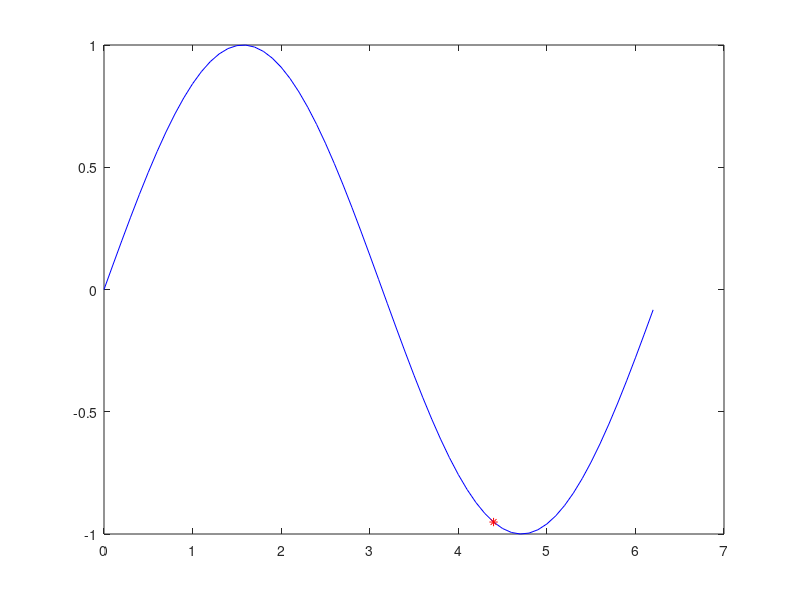

Write MATLAB code to recreate this figure.
tstart = tic
tcurrent = toc(tstart)

g = 0
s = 0:0.1:2*pi;
x = 0;
y = sin(x);

axis([0 2*pi -1.5 1.5])

while tcurrent < 10
    cla
	tcurrent = toc(tstart);
	x = x+pi/10;
    %x = x + 1;
    
    if x>=2*pi
        x = 0;
    end
    
    y = sin(s);
    
    plot(s, y, 'b');
    drawnow
    
    y = sin(x);
    
    axis manual
    hold on
    plot(x,y,'r:*'); %xlim([0 2*pi]); ylim([-1.5 1.5])
        
	drawnow
    hold on
    
    pause(0.05);
end
